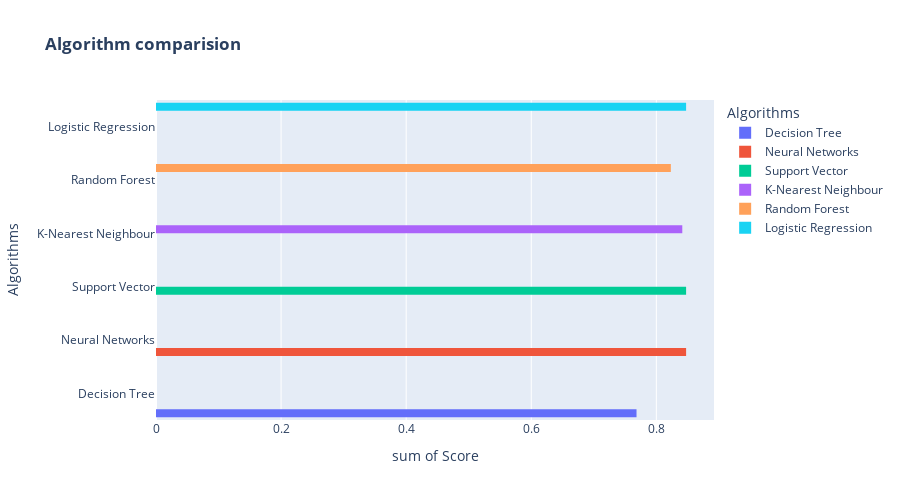

Write notebook code for a chart like this one.
### Code cell
vals = [dtc_score,nn_score,svc_score,knn_score,rf_score,lr_score]
labels=["Decision Tree","Neural Networks","Support Vector","K-Nearest Neighbour","Random Forest","Logistic Regression"]

fig = px.histogram(vals, y=labels, x = vals,color=labels, barmode="group", title="<b>Algorithm comparision<b>",labels={'y':'Algorithms','color': 'Algorithms','x': 'Score'},orientation = 'h')
fig.update_layout(width=900, height=500, bargap=0.1)
fig.show()

### Figure 1 — Plotly figure (JSON) as saved in the notebook; plotly's stock layout.template omitted (floating-point values rounded to 4 significant figures)
{"data": [{"alignmentgroup": "True", "bingroup": "y", "histfunc": "sum", "hovertemplate": "Algorithms=%{y}<br>sum of Score=%{x}<extra></extra>", "legendgroup": "Decision Tree", "marker": {"color": "#636efa", "pattern": {"shape": ""}}, "name": "Decision Tree", "offsetgroup": "Decision Tree", "orientation": "h", "showlegend": true, "type": "histogram", "x": [0.7683], "xaxis": "x", "y": ["Decision Tree"], "yaxis": "y"}, {"alignmentgroup": "True", "bingroup": "y", "histfunc": "sum", "hovertemplate": "Algorithms=%{y}<br>sum of Score=%{x}<extra></extra>", "legendgroup": "Neural Networks", "marker": {"color": "#EF553B", "pattern": {"shape": ""}}, "name": "Neural Networks", "offsetgroup": "Neural Networks", "orientation": "h", "showlegend": true, "type": "histogram", "x": [0.8476], "xaxis": "x", "y": ["Neural Networks"], "yaxis": "y"}, {"alignmentgroup": "True", "bingroup": "y", "histfunc": "sum", "hovertemplate": "Algorithms=%{y}<br>sum of Score=%{x}<extra></extra>", "legendgroup": "Support Vector", "marker": {"color": "#00cc96", "pattern": {"shape": ""}}, "name": "Support Vector", "offsetgroup": "Support Vector", "orientation": "h", "showlegend": true, "type": "histogram", "x": [0.8476], "xaxis": "x", "y": ["Support Vector"], "yaxis": "y"}, {"alignmentgroup": "True", "bingroup": "y", "histfunc": "sum", "hovertemplate": "Algorithms=%{y}<br>sum of Score=%{x}<extra></extra>", "legendgroup": "K-Nearest Neighbour", "marker": {"color": "#ab63fa", "pattern": {"shape": ""}}, "name": "K-Nearest Neighbour", "offsetgroup": "K-Nearest Neighbour", "orientation": "h", "showlegend": true, "type": "histogram", "x": [0.8415], "xaxis": "x", "y": ["K-Nearest Neighbour"], "yaxis": "y"}, {"alignmentgroup": "True", "bingroup": "y", "histfunc": "sum", "hovertemplate": "Algorithms=%{y}<br>sum of Score=%{x}<extra></extra>", "legendgroup": "Random Forest", "marker": {"color": "#FFA15A", "pattern": {"shape": ""}}, "name": "Random Forest", "offsetgroup": "Random Forest", "orientation": "h", "showlegend": true, "type": "histogram", "x": [0.8232], "xaxis": "x", "y": ["Random Forest"], "yaxis": "y"}, {"alignmentgroup": "True", "bingroup": "y", "histfunc": "sum", "hovertemplate": "Algorithms=%{y}<br>sum of Score=%{x}<extra></extra>", "legendgroup": "Logistic Regression", "marker": {"color": "#19d3f3", "pattern": {"shape": ""}}, "name": "Logistic Regression", "offsetgroup": "Logistic Regression", "orientation": "h", "showlegend": true, "type": "histogram", "x": [0.8476], "xaxis": "x", "y": ["Logistic Regression"], "yaxis": "y"}], "layout": {"bargap": 0.1, "barmode": "group", "height": 500, "legend": {"title": {"text": "Algorithms"}, "tracegroupgap": 0}, "title": {"text": "<b>Algorithm comparision<b>"}, "width": 900, "xaxis": {"anchor": "y", "domain": [0, 1], "title": {"text": "sum of Score"}}, "yaxis": {"anchor": "x", "domain": [0, 1], "title": {"text": "Algorithms"}}}}
